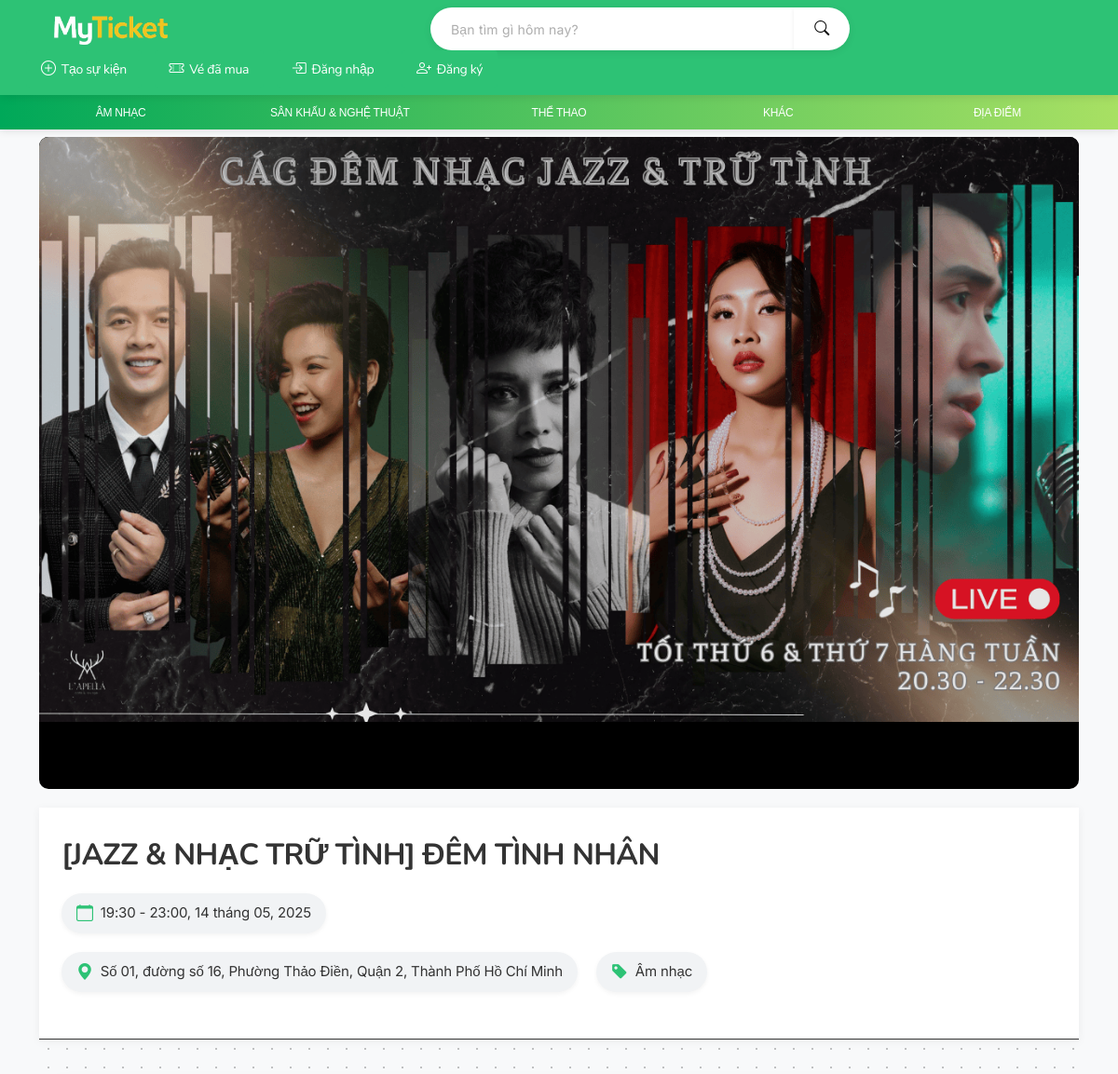
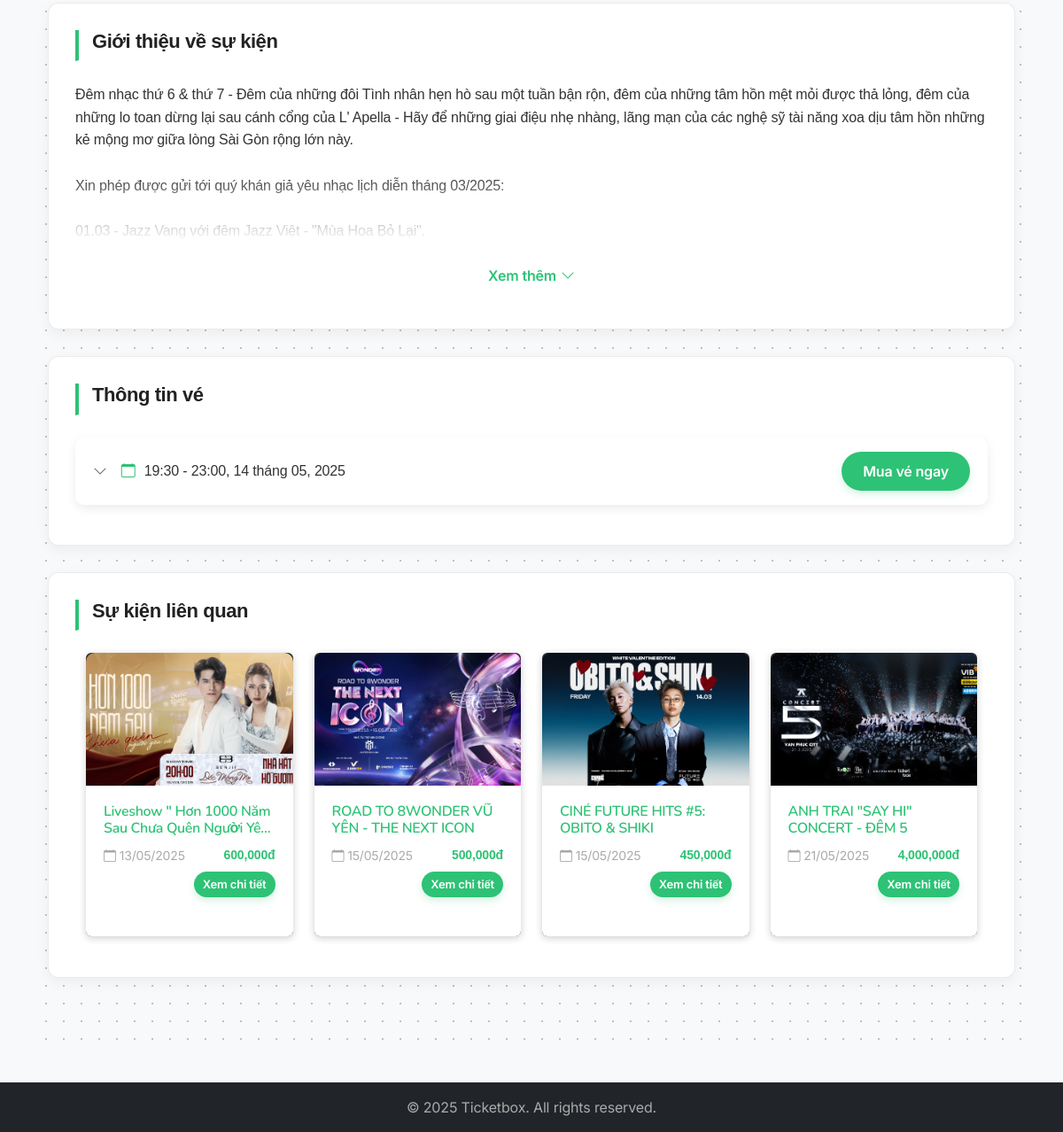
The page /event/1/ on the database its author committed (2 pictures, top to bottom).
### app/models.py (models this page shows, shortened)
class Event(models.Model):
    CATEGORY_CHOICES = [
        ('concert', 'Âm nhạc'),
        ('theater', 'Sân khấu & Nghệ Thuật'),
        ('sports', 'Thể thao'),
        ('conference', ''),
        ('other', 'Khác'),
    ]
    title = models.CharField(max_length=200, verbose_name="Tên sự kiện")
    description = models.TextField(verbose_name="Mô tả")
    category = models.CharField(max_length=20, choices=CATEGORY_CHOICES, default='other', verbose_name="Thể loại")
    location = models.CharField(max_length=200, verbose_name="Địa điểm")
    image = models.ImageField(upload_to='events/', blank=True, null=True, verbose_name="Ảnh sự kiện")
    @property
    def earliest_date(self):
        session = self.sessions.order_by('start_time').first()
        return session.start_time if session else None
    @property
    def lowest_price(self):
        sessions = self.sessions.all()
        min_price = None
        for session in sessions:
            ticket_types = session.ticket_types.all()
            for ticket in ticket_types:
                if min_price is None or ticket.price < min_price:
                    min_price = ticket.price
        return min_price

class EventSession(models.Model):
    event = models.ForeignKey(Event, on_delete=models.CASCADE, related_name='sessions', verbose_name="Sự kiện")
    start_time = models.DateTimeField(verbose_name="Thời gian bắt đầu")
    end_time = models.DateTimeField(verbose_name="Thời gian kết thúc", null=True, blank=True)
    is_active = models.BooleanField(default=True, verbose_name="Đang hoạt động")
    class Meta:
        verbose_name = "Mốc thời gian"
        verbose_name_plural = "Mốc thời gian"
        ordering = ['start_time']

class TicketType(models.Model):
    session = models.ForeignKey(EventSession, on_delete=models.CASCADE, related_name='ticket_types', verbose_name="Mốc thời gian")
    name = models.CharField(max_length=100, verbose_name="Tên loại vé")
    price = models.DecimalField(max_digits=10, decimal_places=0, verbose_name="Giá vé")
    description = models.TextField(blank=True, null=True, verbose_name="Mô tả")
    quantity = models.PositiveIntegerField(default=100, verbose_name="Số lượng vé")
    min_quantity_per_order = models.PositiveIntegerField(default=1, verbose_name="Số lượng vé tối thiểu mỗi đơn")
    max_quantity_per_order = models.PositiveIntegerField(default=10, verbose_name="Số lượng vé tối đa mỗi đơn")
    sale_start_time = models.DateTimeField(verbose_name="Thời gian bắt đầu bán vé", default=timezone.now)
    sale_end_time = models.DateTimeField(verbose_name="Thời gian kết thúc bán vé")
    ticket_info = models.TextField(blank=True, null=True, verbose_name="Thông tin vé bổ sung")
    ticket_image = models.ImageField(upload_to='tickets/images/', verbose_name="Hình ảnh vé", blank=True, null=True)
    class Meta:
        verbose_name = "Loại vé"
        verbose_name_plural = "Loại vé"
    @property
    def available_quantity(self):
        from django.db.models import Sum
        from booking.models import Booking
        sold = Booking.objects.filter(ticket_type=self, payment_status='Paid').aggregate(Sum('quantity'))['quantity__sum'] or 0
        return self.quantity - sold

### app/views.py (the view)
# urls.py: path('event/<int:event_id>/', views.event_detail, name='event_detail'),
def event_detail(request, event_id):
    try:
        event = get_object_or_404(Event, pk=event_id)
        related_events = Event.objects.filter(
            category=event.category,
            sessions__start_time__gte=timezone.now()
        ).exclude(id=event_id).distinct().order_by('sessions__start_time')[:4]
        event_sessions = event.sessions.filter(is_active=True).order_by('start_time')
        sessions_with_tickets = []
        for session in event_sessions:
            tickets = session.ticket_types.filter(
                sale_start_time__lte=timezone.now(),
                sale_end_time__gte=timezone.now()
            )
            if tickets.exists():
                sessions_with_tickets.append({
                    'session': session,
                    'tickets': tickets
                })
        if not sessions_with_tickets:
            messages.warning(request, "Hiện tại không có vé nào đang được bán cho sự kiện này.")
        return render(request, 'app/event_detail.html', {
            'event': event,
            'related_events': related_events,
            'sessions_with_tickets': sessions_with_tickets
        })
    except Exception as e:
        return redirect('home')

### app/templates/app/event_detail.html (shortened to what this page needs)
{% extends 'app/base.html' %}
{% load static %}
{% load humanize %}
{% block extra_css %}
<link rel="stylesheet" href="{% static 'app/css/event_detail.css' %}">
{% endblock %}
{% block content %}
<div class="banner-container">
  <div class="event-banner">
      {% if event.image %}
          <img src="{{ event.image.url }}" alt="{{ event.title }}">
      {% else %}
          <img src="{% static 'app/images/default-event.jpg' %}" alt="{{ event.title }}">
      {% endif %}
  </div>
</div>
<div class="event-info-section">
    <div class="container">
        <div class="row align-items-center">
            <div class="col-lg-8 col-md-7">
                <h1 class="event-title">{{ event.title }}</h1>
                <div class="event-meta">
                    <div class="meta-item">
                        <i class="bi bi-calendar"></i>
                        <span>
                        {% with session=event.sessions.first %}
                            {% if session.start_time.date == session.end_time.date %}
                                {{ session.start_time|date:"H:i" }} - {{ session.end_time|date:"H:i" }}, {{ session.start_time|date:"d" }} tháng {{ session.start_time|date:"m" }}, {{ session.start_time|date:"Y" }}
                            {% else %}
                                {{ session.start_time|date:"H:i, d/m/Y" }} - {{ session.end_time|date:"H:i, d/m/Y" }}
                            {% endif %}
                        {% endwith %}
                        </span>
                    </div>
                    <div class="meta-item">
                        <i class="bi bi-geo-alt-fill"></i>
                        <span>{{ event.location }}</span>
                    </div>
                    <div class="meta-item">
                        <i class="bi bi-tag-fill"></i>
                        <span>{{ event.get_category_display }}</span>
                    </div>
                </div>
            </div>
        </div>
    </div>
</div>
<div class="content-wrapper">
    <div class="container">
        <div class="row">
            <div class="col-lg-12 box_shadow_cover">
                <div class="content-section">
                    <h2 class="section-title">Giới thiệu về sự kiện</h2>
                    <div class="event-description-wrapper">
                        <div id="eventDescription" class="content-collapsed">
                            {{ event.description|linebreaks }}
                        </div>
                        <div id="contentToggle" class="content-toggle" onclick="toggleContent()">
                            <span>Xem thêm</span>
                            <i class="bi bi-chevron-down"></i>
                        </div>
                    </div>
                </div>
                <div class="content-section">
                    <h4 class="section-title">Thông tin vé</h4>
                    {% for session in event.sessions.all %}
                    <div class="session-item">
                        <div class="session-header" onclick="toggleSession(this)">
                            <div class="d-flex align-items-center">
                                <i class="bi bi-chevron-down chevron-icon me-3"></i>
                                <div class="session-time">
                                    <i class="bi bi-calendar"></i>
                                    {% if session.start_time.date == session.end_time.date %}
                                        {{ session.start_time|date:"H:i" }} - {{ session.end_time|date:"H:i" }}, {{ session.start_time|date:"d" }} tháng {{ session.start_time|date:"m" }}, {{ session.start_time|date:"Y" }}
                                    {% else %}
                                        {{ session.start_time|date:"H:i, d/m/Y" }} - {{ session.end_time|date:"H:i, d/m/Y" }}
                                    {% endif %}
                                </div>
                            </div>
                            <div>
                                {% with available_tickets=session.ticket_types.all|dictsortreversed:"price"|first %}
                                    {% if available_tickets.available_quantity > 0 %}
                                        <a href="{% url 'booking:book_ticket' event.id %}?session={{ session.id }}" class="btn-buy">
                                            Mua vé ngay
                                        </a>
                                    {% else %}
                                        <button class="btn-buy disabled" disabled>Hết vé</button>
                                    {% endif %}
                                {% endwith %}
                            </div>
                        </div>
                    </div>
                    {% endfor %}
                </div>
                <div class="content-section">
                    <h4 class="section-title">Sự kiện liên quan</h4>
                    <div class="row">
                        {% if related_events %}
                            {% for related in related_events %}
                                <div class="col-md-3 mb-3">
                                    <div class="card h-100 border-0 rounded overflow-hidden" style="background-color: #f8f9fa;">
                                        <a href="{% url 'event_detail' related.id %}">
                                            <div class="img-container" style="height: 150px; overflow: hidden;">
                                                {% if related.image %}
                                                    <img src="{{ related.image.url }}" class="card-img-top img-fluid" alt="{{ related.title }}" style="object-fit: cover; height: 100%; width: 100%;">
                                                {% else %}
                                                    <img src="{% static 'app/images/default-event.jpg' %}" class="card-img-top" alt="Default Image">
                                                {% endif %}
                                            </div>
                                        </a>
                                        <div class="card-body">
                                            <h5 class="card-title" style="font-size: 16px; font-weight: 600; margin-bottom: 8px; ">{{ related.title }}</h5>
                                            <div class="d-flex justify-content-between align-items-center">
                                                <small class="text-muted">
                                                    <i class="bi bi-calendar"></i> {% if related.earliest_date %}{{ related.earliest_date|date:"d/m/Y" }}{% else %}Chưa xác định{% endif %}
                                                </small>
                                                <small class="ticket-type-price" style="font-size: 14px">{% if related.lowest_price %}{{ related.lowest_price|floatformat:0|intcomma }}đ{% endif %}</small>
                                            </div>
                                            <div class="mt-2 text-end">
                                                <a href="{% url 'event_detail' related.id %}" class="btn-buy btn-sm">Xem chi tiết</a>
                                            </div>
                                        </div>
                                    </div>
                                </div>
                            {% empty %}
                                <div class="col-12">
                                    <p class="text-center">Không có sự kiện liên quan nào.</p>
                                </div>
                            {% endfor %}
                        {% else %}
                            <div class="col-12">
                                <p class="text-center">Không có sự kiện liên quan nào.</p>
                            </div>
                        {% endif %}
                    </div>
                </div>
            </div>
        </div>
    </div>
</div>
{% endblock %}

### app/static/app/css/style.css (style rules this page uses)
:root { --primary-color: rgb(45, 194, 117); --primary-hover: rgb(45, 194, 117); --dark-bg: #333333; --card-bg: #222222; --text-color: #ffffff; --error-color: #dc3545; --input-bg: #444444; --input-border: #555555; }
body { font-family: 'Inter', -apple-system, BlinkMacSystemFont, sans-serif; color: #f8f9fa; background-color: #333333; -webkit-font-smoothing: antialiased; -moz-osx-font-smoothing: grayscale; letter-spacing: -0.01em; }
h1, h2, h3, h4, h5, h6, .card-title, .navbar .btn { font-family: 'Nunito', 'Inter', sans-serif; letter-spacing: -0.02em; }
.card img { height: 10px; object-fit: cover; }
.card { transition: transform 0.3s, box-shadow 0.3s; border-radius: 8px; border: none; border: none; overflow: hidden; background-color: #222222; margin-bottom: 1.5rem; }
.card-img-top { border-top-left-radius: 10px; border-top-right-radius: 10px; }
.card { transition: transform 0.3s; border-radius: 10px; border: none; border: none; }
.section-title { font-size: 1rem; font-size: 1rem; font-weight: 600; margin-bottom: 1.2rem; padding-left: 15px; border-left: 4px solid rgb(45, 194, 117); display: flex; align-items: center; }
.banner-container { position: relative; width: 100%; height: 0; padding-bottom: 56.25%; overflow: hidden; border-radius: 8px; max-width: 1280px; margin: 0 auto; background-color: #000 }
.banner-container img { position: absolute; top: 0; left: 0; width: 100%; height: 100%; object-fit: contain; transition: transform 0.5s ease; }
.banner-container { border-radius: 10px; overflow: hidden; height: 700px; height: 700px; margin-bottom: 1.5rem; position: relative; }
.banner-container img { width: 100%; height: 100%; object-fit: cover; transition: transform 0.5s ease; }
.img-container { position: relative; width: 100%; height: 0; padding-bottom: 56.25%; padding-bottom: 56.25%; overflow: hidden; }
.img-container img { transition: transform 0.5s ease; width: 100%; height: 100%; object-fit: cover; position: absolute; top: 0; left: 0; width: 100%; height: 100%; object-fit: cover; transition: transform 0.3s ease; }
.section-title { padding-bottom: 0.5rem; border-bottom: 1px solid rgba(255,255,255,0.1); margin-bottom: 1.5rem; }
.container-fluid .row, .container-fluid .row, .container .row { margin: 0; }

### app/templates/app/base.html (style rules this page uses)
:root { --primary-color: rgb(45, 194, 117); --primary-hover: rgb(40, 175, 105); --primary-dark: rgb(35, 160, 95); --white: #ffffff; --light-gray: #f8f9fa; --dark-gray: #333333; --border-radius: 50px; --box-shadow: 0 4px 12px rgba(0, 0, 0, 0.1); --transition: all 0.3s cubic-bezier(0.165, 0.84, 0.44, 1); }

### rows shown on the page
Event: image (picture), title "[JAZZ & NHẠC TRỮ TÌNH] ĐÊM TÌNH NHÂN", location "Số 01, đường số 16, Phường Thảo Điền, Quận 2, Thành Phố Hồ Chí Minh", category "Âm nhạc", description "Đêm nhạc thứ 6 & thứ 7 - Đêm của những đôi Tình nhân hẹn hò sau một tuần bận rộn, đêm của những tâm hồn mệt mỏi được thả lỏng, đêm của những lo toan dừng lại sau cánh cổng của L' Apella - Hãy để những giai điệu nhẹ nhàng, lãng mạn của các nghệ sỹ tài năng xoa dịu tâm hồn những kẻ mộng mơ giữa lòng Sài Gòn rộng lớn này. Xin phép được gửi tới quý khán giả yêu nhạc lịch diễn tháng 03/2025: 01.03 - Jazz Vang với đêm Jazz Việt - \"Mùa Hoa Bỏ Lại\"."
EventSession: start_time "19:30", end_time "23:00", start_time "14", start_time "05", start_time "2025"
Event: image (picture), title "Liveshow \" Hơn 1000 Năm Sau Chưa Quên Người…", earliest_date "13/05/2025", lowest_price "600,000"
Event: image (picture), title "ROAD TO 8WONDER VŨ YÊN - THE NEXT ICON", earliest_date "15/05/2025", lowest_price "500,000"
Event: image (picture), title "CINÉ FUTURE HITS #5: OBITO & SHIKI", earliest_date "15/05/2025", lowest_price "450,000"
Event: image (picture), title "ANH TRAI \"SAY HI\" CONCERT - ĐÊM 5", earliest_date "21/05/2025", lowest_price "4,000,000"
